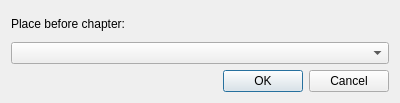
<?xml version="1.0" encoding="UTF-8"?>
<ui version="4.0">
 <class>ChapterReorderDialog</class>
 <widget class="QDialog" name="ChapterReorderDialog">
  <property name="geometry">
   <rect>
    <x>0</x>
    <y>0</y>
    <width>400</width>
    <height>103</height>
   </rect>
  </property>
  <property name="sizePolicy">
   <sizepolicy hsizetype="Preferred" vsizetype="Maximum">
    <horstretch>0</horstretch>
    <verstretch>0</verstretch>
   </sizepolicy>
  </property>
  <property name="maximumSize">
   <size>
    <width>16777215</width>
    <height>286</height>
   </size>
  </property>
  <property name="windowTitle">
   <string>Dialog</string>
  </property>
  <layout class="QVBoxLayout" name="verticalLayout_2">
   <item>
    <layout class="QVBoxLayout" name="verticalLayout">
     <property name="sizeConstraint">
      <enum>QLayout::SetMaximumSize</enum>
     </property>
     <item>
      <widget class="QLabel" name="label">
       <property name="text">
        <string>Place before chapter:</string>
       </property>
      </widget>
     </item>
     <item>
      <widget class="QComboBox" name="chapterList"/>
     </item>
     <item>
      <widget class="QDialogButtonBox" name="buttonBox">
       <property name="orientation">
        <enum>Qt::Horizontal</enum>
       </property>
       <property name="standardButtons">
        <set>QDialogButtonBox::Cancel|QDialogButtonBox::Ok</set>
       </property>
      </widget>
     </item>
    </layout>
   </item>
  </layout>
 </widget>
 <resources/>
 <connections>
  <connection>
   <sender>buttonBox</sender>
   <signal>accepted()</signal>
   <receiver>ChapterReorderDialog</receiver>
   <slot>accept()</slot>
   <hints>
    <hint type="sourcelabel">
     <x>248</x>
     <y>254</y>
    </hint>
    <hint type="destinationlabel">
     <x>157</x>
     <y>274</y>
    </hint>
   </hints>
  </connection>
  <connection>
   <sender>buttonBox</sender>
   <signal>rejected()</signal>
   <receiver>ChapterReorderDialog</receiver>
   <slot>reject()</slot>
   <hints>
    <hint type="sourcelabel">
     <x>316</x>
     <y>260</y>
    </hint>
    <hint type="destinationlabel">
     <x>286</x>
     <y>274</y>
    </hint>
   </hints>
  </connection>
 </connections>
</ui>
